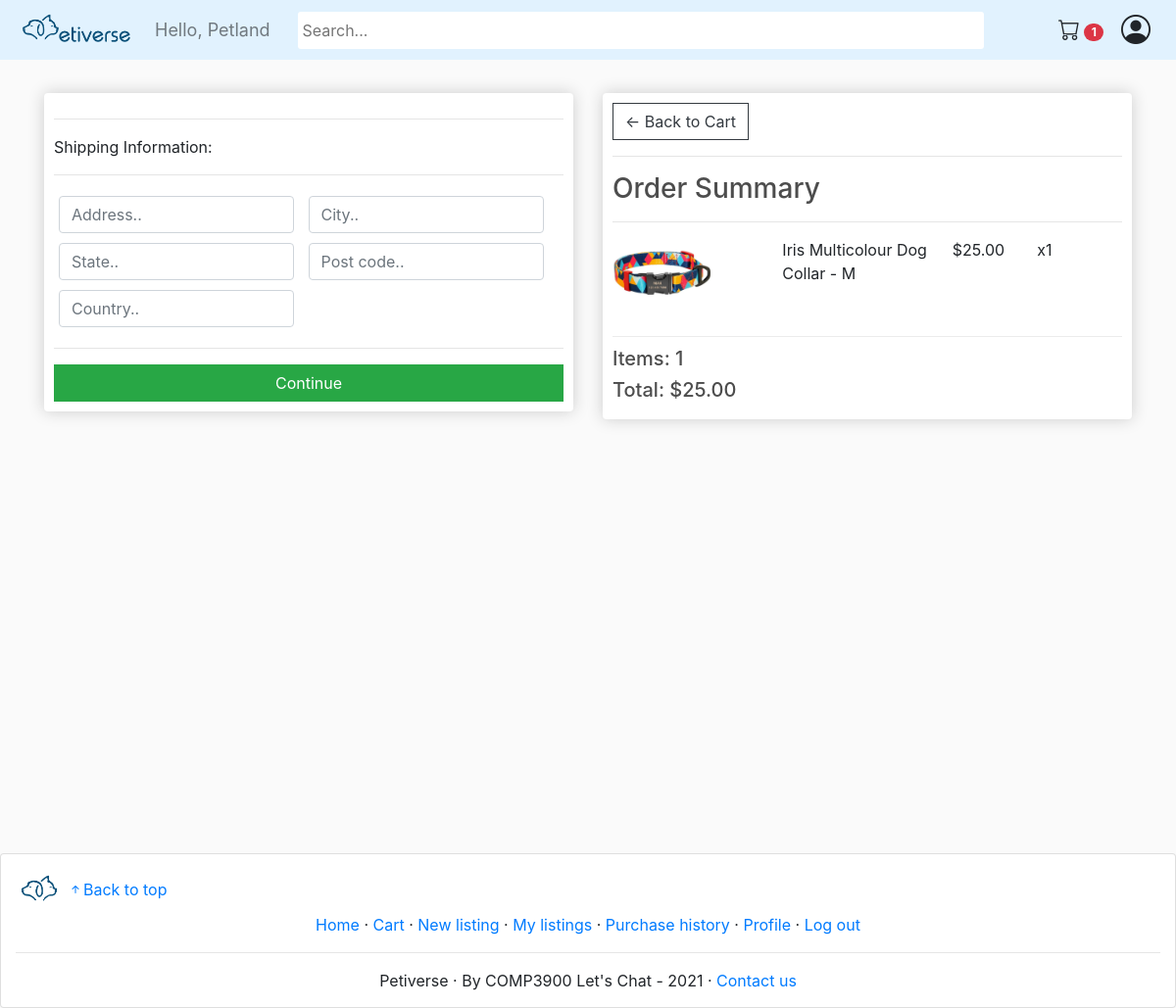
/checkout/ (signed in), run on an earlier commit of the app's database.
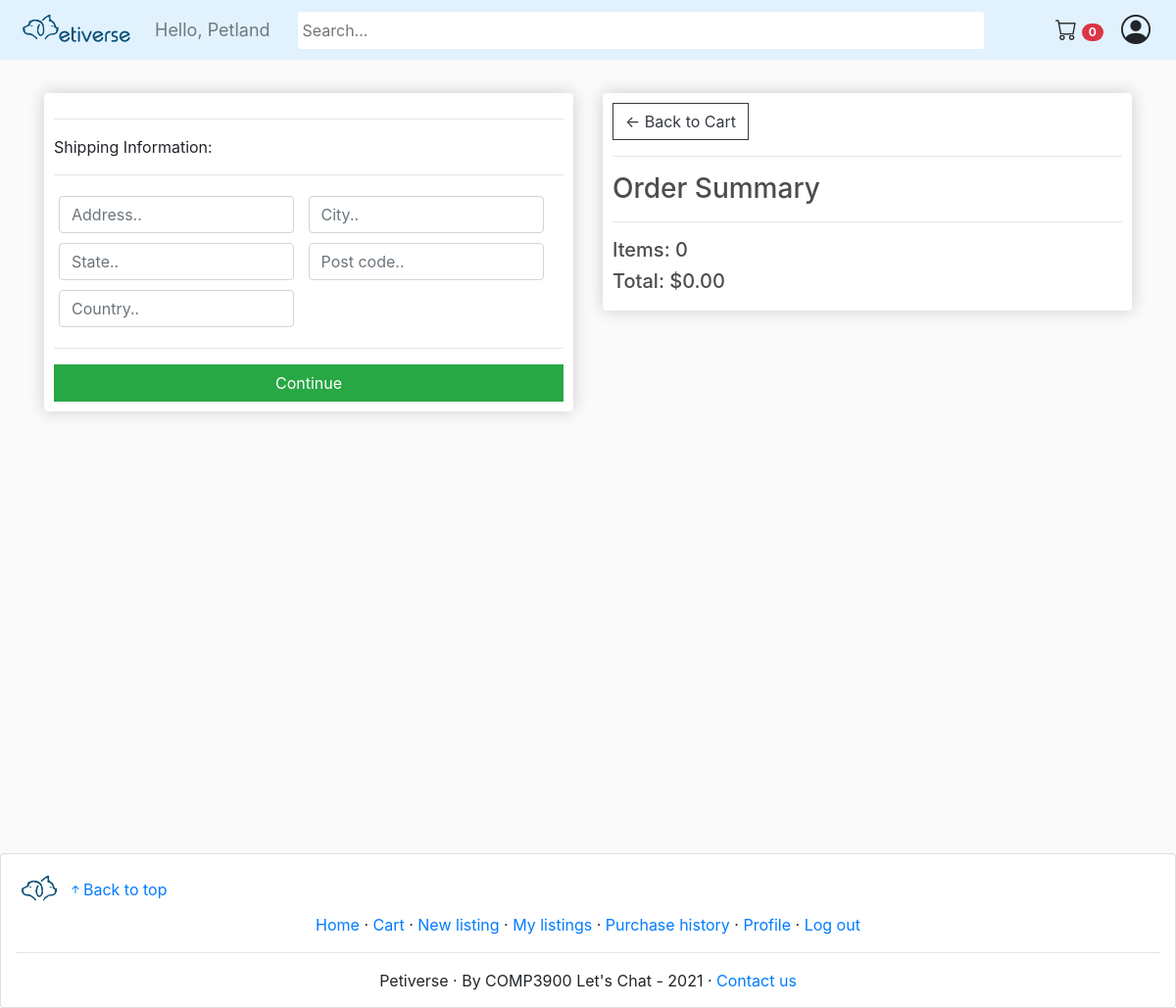
And on a later commit of the database.
### store/models.py (models this page shows, shortened)
class OrderItem(models.Model):
    product = models.ForeignKey(Product, on_delete=models.SET_NULL, null=True)
    order = models.ForeignKey(Order, on_delete=models.SET_NULL, null=True)
    quantity = models.IntegerField(default=0, null=True, blank=True)
    date_added = models.DateTimeField(auto_now_add=True)
    @property
    def get_total(self):
        if self.product.selling_type == "sale":
            total = self.product.price * self.quantity
        else:
            total = self.product.starting_bid
        return total

class Product(models.Model):
    name = models.CharField(max_length=200)
    selling_type = models.CharField(max_length=10, choices=SELLING_CHOICES, default='sale')
    price = models.DecimalField(max_digits=30, decimal_places=2)
    starting_bid = models.DecimalField(max_digits=30, decimal_places=2, default=0)
    end_date = models.DateTimeField(default=timezone.now, blank=True, null=True)
    highest_bidder = models.ForeignKey(Customer, on_delete=models.CASCADE, null=True, blank=True, related_name='highest_bidder')
    remaining_unit = models.IntegerField()
    sold_unit = models.IntegerField(default=0)
    isAnimal = models.BooleanField(default=False,null=True, blank=True)
    description = models.TextField(max_length=1000)
    image = models.ImageField(null=True, blank=True)
    warranty = models.CharField(max_length=200, null=True)
    delivery_period = models.DurationField()
    seller = models.ForeignKey(Customer, on_delete=models.CASCADE, null=True, blank=True)
    tags = TaggableManager()
    estimated_date = models.DateTimeField(editable=False, blank=True, null=True)
    slug_str = models.SlugField(blank=True)
    is_active = models.BooleanField(default=True)
    imageUri = models.TextField(blank=True)
    @property
    def imageURL(self):
        try:
            url = self.image.url
        except:
            url = no_image_url
        return url

class Order(models.Model):
	customer = models.ForeignKey(Customer, on_delete=models.SET_NULL, null=True, blank=True)
	date_ordered = models.DateTimeField(editable=False, blank=True, null=True)
	complete = models.BooleanField(default=False)
	transaction_id = models.CharField(max_length=100, null=True)
	@property
	def get_cart_total(self):
		orderitems = self.orderitem_set.all()
		total = sum([item.get_total for item in orderitems])
		return total
	@property
	def get_cart_items(self):
		orderitems = self.orderitem_set.all()
		total = sum([item.quantity for item in orderitems])
		return total

### store/views.py (the view)
# urls.py: path('checkout/', views.checkout, name="checkout"),
def checkout(request):
    if request.user.is_authenticated:
        customer = request.user.customer
        order, created = Order.objects.get_or_create(customer=customer, complete=False)
        items = order.orderitem_set.all()
        cartItems = order.get_cart_items
    else:
        items = []
        order = {'get_cart_total':0, 'get_cart_items':0}
        cartItems = order.get('get_cart_items')
    context = {'items':items, 'order':order, 'cartItems':cartItems}
    return render(request, 'store/checkout.html', context)

### store/templates/store/checkout.html (shortened to what this page needs)
{% extends 'store/main.html' %}
{% load static %}
{% block content %}
     <div class="row">
		<div class="col-lg-6">
			<div class="box-element" id="form-wrapper">
				<form id="form">
					<div id="shipping-info">
						<hr>
						<p>Shipping Information:</p>
						<hr>
						<div class="form-field">
							<input required class="form-control" type="text" name="address" placeholder="Address..">
						</div>
						<div class="form-field">
							<input required class="form-control" type="text" name="city" placeholder="City..">
						</div>
						<div class="form-field">
							<input required class="form-control" type="text" name="state" placeholder="State..">
						</div>
						<div class="form-field">
							<input required class="form-control" type="text" name="postcode" placeholder="Post code..">
						</div>
						<div class="form-field">
							<input required class="form-control" type="text" name="country" placeholder="Country..">
						</div>
					</div>
					<hr>
					<input id="form-button" class="btn btn-success btn-block" type="submit" value="Continue">
				</form>
			</div>
			<br>
		</div>
		<div class="col-lg-6">
			<div class="box-element">
				<a  class="btn btn-outline-dark" href="{% url 'cart' %}">&#x2190; Back to Cart</a>
				<hr>
				<h3>Order Summary</h3>
				<hr>
				{% for item in items %}
				<div class="cart-row">
					<div style="flex:2"><img class="row-image" src="{{item.product.imageURL}}"></div>
					<div style="flex:2"><p>{{item.product.name}}</p></div>
					<div style="flex:1"><p>${{item.product.price|floatformat:2}}</p></div>
					<div style="flex:1"><p>x{{item.quantity}}</p></div>
				</div>
				{% endfor %}
				<h5>Items:   {{order.get_cart_items}}</h5>
				<h5>Total:   ${{order.get_cart_total|floatformat:2}}</h5>
			</div>
		</div>
	</div>
{% endblock content %}

### store/templates/store/main.html (shortened to what this page needs)
<!DOCTYPE html>
{% load static %}
{% load i18n %}
<html>
<head>
	<link rel="stylesheet" href="https://stackpath.bootstrapcdn.com/bootstrap/4.4.1/css/bootstrap.min.css">
	<link rel="stylesheet" type="text/css" href="{% static 'css/main.css' %}">
</head>
<body>
	<nav class="navbar sticky-top navbar-expand-lg navbar-light bg-light">
		<a class="navbar-brand" href="{% url 'store' %}">
			<img class="brand-img" src="{% static 'images/logo_text_transparent.png' %}">
		</a>
		<div class="navbar-collapse collapse w-100 order-0 order-md-0 dual-collapse2">
			<ul class="navbar-nav mr-auto">
				<li class="nav-item active">
				  {% if request.user.is_authenticated %}
					  <span class="hello-msg navbar-text">Hello, {{request.user.customer.nickname}}</span>
				  {% endif %}
				</li>
			  </ul>
		</div>
		<div class="mx-auto order-1">
	        <form action="{% url 'search_result' %}" method="get">
	        	<input class="search_bar"  name = "q" type="text" placeholder="Search...", style="border-radius:3px !important; border:none; min-height:38px !important; padding-left:5px;">
	        </form>
		</div>
		<div class="navbar-collapse collapse w-100 order-2 dual-collapse2">
			<ul class="navbar-nav ml-auto">
				{% if request.user.is_authenticated %}
				<li class="nav-item">
					<a class="btn" href="{% url 'cart' %}"><i class="bi-cart" style="font-size:22px;"></i> <span class="badge badge-pill badge-danger">{{cartItems}}</span></a>
				</li>
				{% endif %}
			</ul>
			{% if request.user.is_authenticated %}
				<div class="dropdown">
					<i class="bi-person-circle" id="user-icon" onclick="toggleDropdown()" ></i>
				</div>
			{% endif %}
		</div>
	</nav>
     <div class="container">
            <br>
            {% block content %}
            {% endblock content %}
         </div>
	<footer class="card">
		<div>
			<a class="footer-logo-link" href="{% url 'store' %}">
				<img class="brand-img" src="{% static 'images/logo_no_text_transparent.png' %}">
			</a>
			<a href="#" style="display:inline;"><i class="bi-arrow-up-short"></i>Back to top</a>
		</div>
		<div>
			<div style="text-align:center;">
				<a href="/">Home</a>
				&middot;
				{% if request.user.is_authenticated %}
					<a href="{% url 'cart' %}">Cart</a>
					&middot;
					<a href="{% url 'new_product' %}">New listing</a>
					&middot;
					<a href="{% url 'my_listings' %}">My listings</a>
					&middot;
					<a href="{% url 'purchase_history' %}">Purchase history</a>
					&middot;
					<a href="{% url 'user_profile' request.user.customer.slug_str %}">Profile</a>
					&middot;
					<a href="{% url 'logout' %}">Log out</a>
				{% else %}
					<a href="{% url 'login' %}">Log in</a>
					&middot;
					<a href="{% url 'signup' %}">Sign up</a>
				{% endif %}
			</div>
		</div>
		<hr>
		<div style="text-align:center;">
			Petiverse
			&middot;
			By COMP3900 Let's Chat - 2021
			&middot;
			<a href="mailto:unswcomp3900@gmail.com">Contact us</a>
		</div>
	</footer>
</body>
</html>

What changed in the data, as far as the page shows it:
removed OrderItem: product.imageURL (picture), product.name "Iris Multicolour Dog Collar - M", product.price "25.00", quantity "1"
computed for Order: get_cart_items "1" → "0"; get_cart_total "25.00" → "0.00"
Also different on the page:
{{ cartItems }}: "1" → "0"
